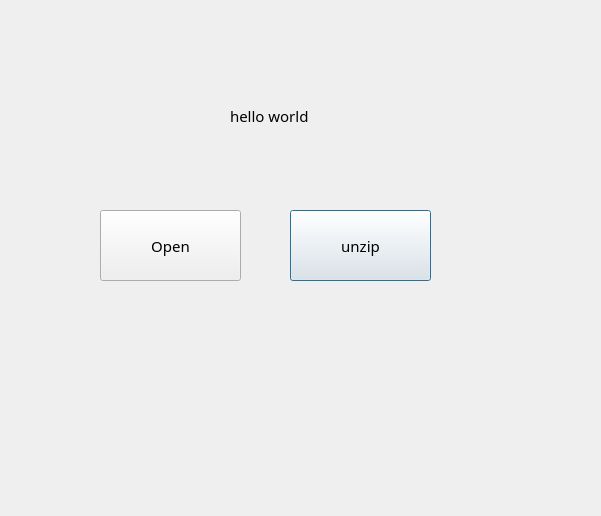
<?xml version="1.0" encoding="UTF-8"?>
<ui version="4.0">
 <class>Dialog</class>
 <widget class="QDialog" name="Dialog">
  <property name="geometry">
   <rect>
    <x>0</x>
    <y>0</y>
    <width>601</width>
    <height>516</height>
   </rect>
  </property>
  <property name="font">
   <font>
    <family>3ds</family>
    <pointsize>11</pointsize>
   </font>
  </property>
  <property name="windowTitle">
   <string>UnzipSoftware</string>
  </property>
  <widget class="QLabel" name="label">
   <property name="geometry">
    <rect>
     <x>230</x>
     <y>100</y>
     <width>91</width>
     <height>31</height>
    </rect>
   </property>
   <property name="text">
    <string>hello world</string>
   </property>
  </widget>
  <widget class="QPushButton" name="pushButton_Unzip">
   <property name="geometry">
    <rect>
     <x>290</x>
     <y>210</y>
     <width>141</width>
     <height>71</height>
    </rect>
   </property>
   <property name="text">
    <string>unzip</string>
   </property>
  </widget>
  <widget class="QPushButton" name="pushButton_Open">
   <property name="geometry">
    <rect>
     <x>100</x>
     <y>210</y>
     <width>141</width>
     <height>71</height>
    </rect>
   </property>
   <property name="text">
    <string>Open</string>
   </property>
  </widget>
 </widget>
 <resources/>
 <connections/>
</ui>
